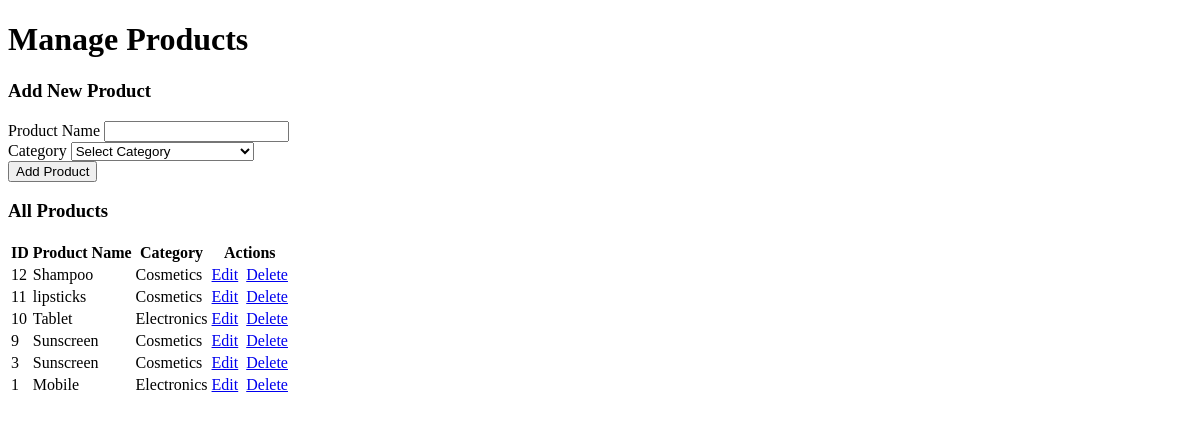
The app's page /pos/pages/product/product.php, older data.
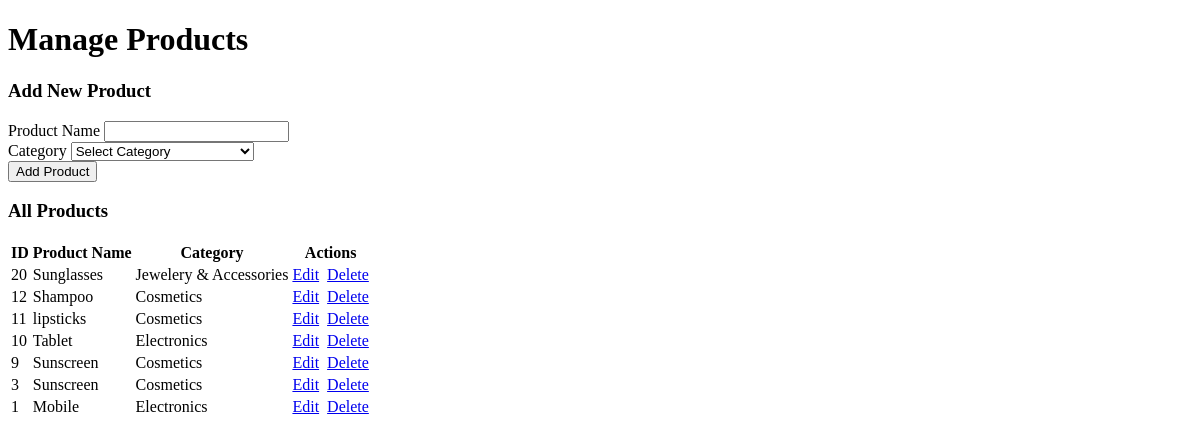
The same page, newer data.
### tables this page shows
CREATE TABLE `products` (
  `id` int(11) NOT NULL,
  `product_name` varchar(255) NOT NULL,
  `category_id` int(11) NOT NULL
);

CREATE TABLE `categories` (
  `id` int(11) NOT NULL,
  `category_name` varchar(180) NOT NULL,
  `parent_id` int(11) DEFAULT NULL
);

### pos/pages/product/product.php (the view, shortened to what this page needs)
<?php
include_once __DIR__ . '/../../config.php';
$sql_products = "
    SELECT
        p.id,
        p.product_name,
        c.category_name
    FROM products AS p
    LEFT JOIN categories AS c ON p.category_id = c.id
    ORDER BY p.id DESC
";
$result_products = $conn->query($sql_products);
$products = [];
if ($result_products && $result_products->num_rows > 0) {
    while ($row = $result_products->fetch_assoc()) {
        $products[] = $row;
    }
}
?>
<!DOCTYPE html>
<html lang="en">
<head>
</head>
<body>
<div class="container-fluid">
    <div class="row mb-3">
        <div class="col-md-6">
            <h1 class="m-0">Manage Products</h1>
        </div>
    </div>
    <div class="card mb-4">
        <div class="card-header">
            <h3 class="card-title">Add New Product</h3>
        </div>
        <div class="card-body">
            <form method="POST">
                <div class="row">
                    <div class="col-md-6">
                        <div class="form-group mb-3">
                            <label for="product_name">Product Name</label>
                            <input type="text" name="product_name" id="product_name" class="form-control" required>
                        </div>
                    </div>
                    <div class="col-md-6">
                        <div class="form-group mb-3">
                            <label for="category_id">Category</label>
                            <select name="category_id" id="category_id" class="form-control" required>
                                <option value="">Select Category</option>
                            </select>
                        </div>
                    </div>
                </div>
                <button type="submit" name="add_product" class="btn btn-primary btn-block">Add Product</button>
            </form>
        </div>
    </div>
    <div class="card">
        <div class="card-header">
            <h3 class="card-title">All Products</h3>
        </div>
        <div class="card-body">
            <div class="table-responsive">
                <table id="productsTable" class="table table-bordered table-striped">
                    <thead>
                        <tr>
                            <th class="text-center">ID</th>
                            <th class="text-center">Product Name</th>
                            <th class="text-center">Category</th>
                            <th class="text-center">Actions</th>
                        </tr>
                    </thead>
                    <tbody>
                        <?php if (!empty($products)): ?>
                            <?php foreach ($products as $product): ?>
                                <tr>
                                    <td class="text-center"><?php echo htmlspecialchars($product['id']); ?></td>
                                    <td class="text-center"><?php echo htmlspecialchars($product['product_name']); ?></td>
                                    <td class="text-center"><?php echo htmlspecialchars($product['category_name']); ?></td>
                                    <td class="d-flex justify-content-center">
                                        <a href="home.php?page=11&id=<?php echo htmlspecialchars($product['id']); ?>" class="btn btn-sm btn-info">Edit</a>&nbsp;
                                        <a href="home.php?page=9&delete_id=<?php echo htmlspecialchars($product['id']); ?>" class="btn btn-sm btn-danger" onclick="return confirm('Are you sure you want to delete this product?');">Delete</a>
                                    </td>
                                </tr>
                            <?php endforeach; ?>
                        <?php else: ?>
                            <tr>
                                <td colspan="4" class="text-center">No products found.</td>
                            </tr>
                        <?php endif; ?>
                    </tbody>
                </table>
            </div>
        </div>
    </div>
</div>
</body>
</html>

Row changes from the older to the newer data that the page shows:
added products: id "20", product_name "Sunglasses", category.category_name "Jewelery & Accessories"
